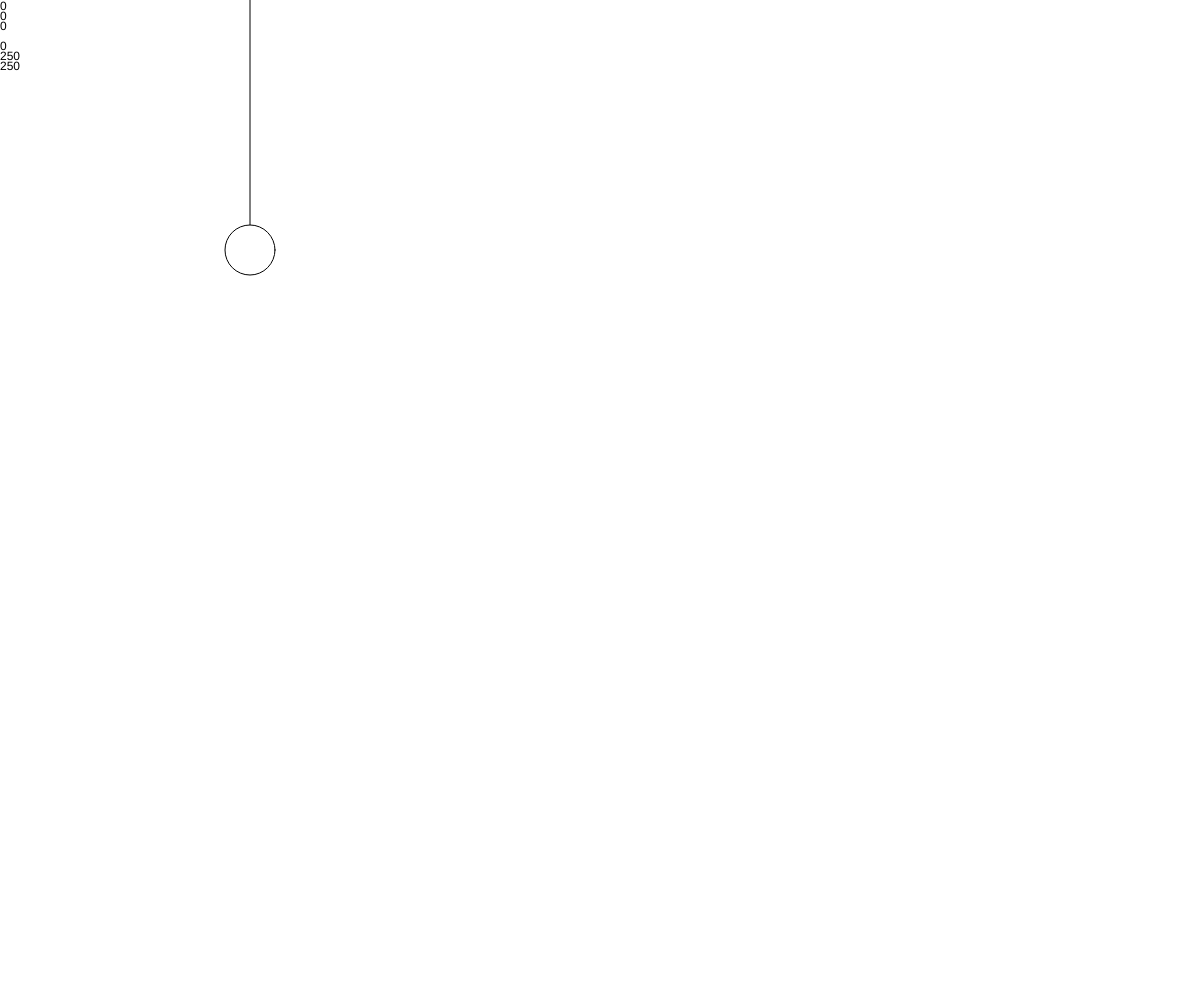
Frame 1 (no input)
Frame 60 (no input): identical to frame 1, image omitted
Frame 120 (the mouse pressed at the canvas centre since frame 60): identical to frame 1, image omitted

The p5.js sketch that drew this single still picture (run headless with seeded random() and noise() and a simulated clock; from frame 60 on, the mouse is pressed at the canvas centre):

// p5.js sketch
// ── sketch.js
let posX = 250, posY = 250;
let rotation = 0;

let rotateSpeed = 0.05, moveSpeed = 5.0;

let dirX = 0, dirY = 0, rot = 0;

let rayLength = 400;

function setup() {
    createCanvas(windowWidth, windowHeight);
}

function draw() {
    clear();

    HandleInput();
    MovePlayer();

    line(posX, posY, posX - rayLength * sin(-rotation), posY - rayLength * cos(-rotation));

    ellipse(posX, posY, 50, 50);

    DrawText();
}

function HandleInput() {
	rot = 0;
	if (keyIsDown(37)) {
		rot -= 1;
	}
	if (keyIsDown(39)) {
		rot += 1;
	}

	dirX = 0, dirY = 0;
	if (keyIsDown(87)) {
		dirY += 1;
	}
	if (keyIsDown(83)) {
		dirY -= 1;
	}
	if (keyIsDown(65)) {
		dirX -= 1;
	}
	if (keyIsDown(68)) {
		dirX += 1;
	}
}

function MovePlayer() {
	rotation += rotateSpeed * rot;

	let magnitudeX, magnitudeY;
	magnitudeX = moveSpeed * dirX;
	magnitudeY = moveSpeed * dirY;

    posX += cos(rotation) * magnitudeX;
    posY += sin(rotation) * magnitudeX;

    //line(posX, posY, posX - sin(-rotation) * 100, posY - cos(-rotation) * 100);

    posX -= sin(-rotation) * magnitudeY;
    posY -= cos(-rotation) * magnitudeY;
}

function DrawText() {
    text(rot, 0, 10);
    text(dirX, 0, 20);
    text(dirY, 0, 30);

    text(rotation, 0, 50);
    text(posX, 0, 60);
    text(posY, 0, 70);
}

function bresenham(x1, y1, x2, y2) {
	m_new = 2 * (y2 - y1);
	slope_error_new = m_new - (x2 - x1);
	for (let x = x1, y = y1; x <= x2; x++) {
        set(x, y, color(0));
        updatePixels();
		slope_error_new += m_new;

		if (slope_error_new >= 0) {
			y++;
			slope_error_new -= 2 * (x2 - x1);
		}
	}
}
